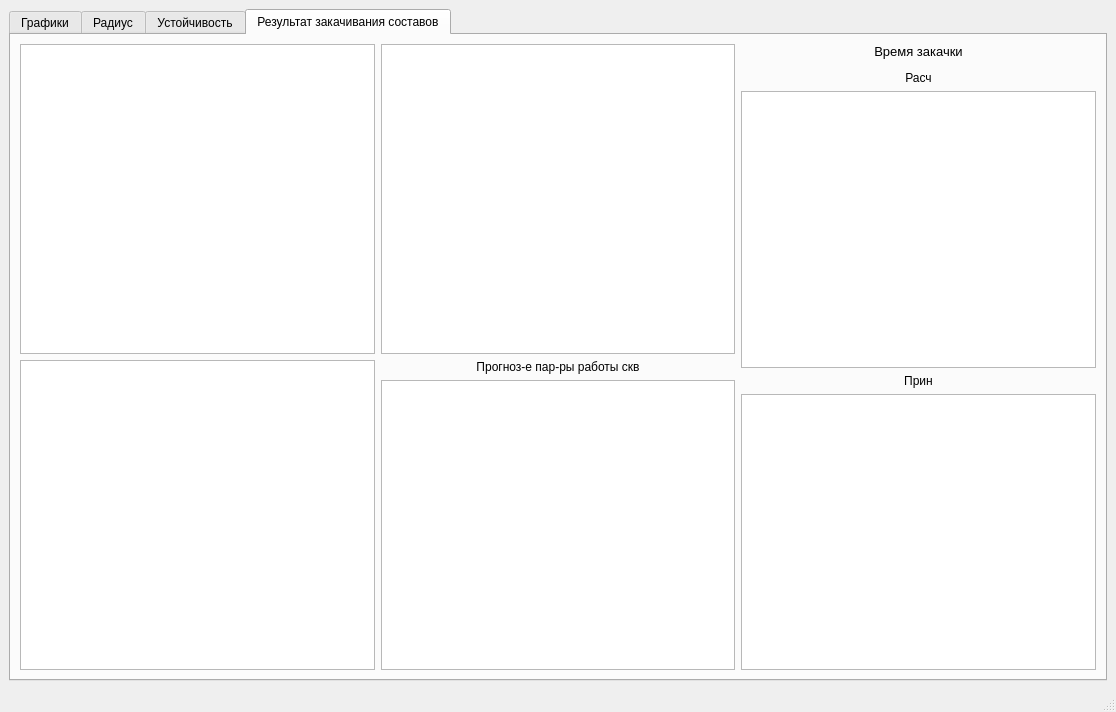
<?xml version="1.0" encoding="UTF-8"?>
<ui version="4.0">
 <class>ResultWindow</class>
 <widget class="QMainWindow" name="ResultWindow">
  <property name="geometry">
   <rect>
    <x>0</x>
    <y>0</y>
    <width>1116</width>
    <height>712</height>
   </rect>
  </property>
  <property name="windowTitle">
   <string>MainWindow</string>
  </property>
  <widget class="QWidget" name="centralwidget">
   <layout class="QVBoxLayout" name="verticalLayout">
    <item>
     <widget class="QTabWidget" name="tabs_result">
      <property name="currentIndex">
       <number>3</number>
      </property>
      <widget class="QWidget" name="tab_image">
       <attribute name="title">
        <string>Графики</string>
       </attribute>
       <layout class="QVBoxLayout" name="verticalLayout_4">
        <item>
         <widget class="QPushButton" name="btn_show_injection">
          <property name="text">
           <string>показать график закачки</string>
          </property>
         </widget>
        </item>
        <item>
         <widget class="QPushButton" name="btn_show_radius">
          <property name="text">
           <string>показать график радиуса</string>
          </property>
         </widget>
        </item>
        <item>
         <widget class="QPushButton" name="btn_show_radius_2">
          <property name="text">
           <string>показать график радиуса 2</string>
          </property>
         </widget>
        </item>
       </layout>
      </widget>
      <widget class="QWidget" name="tab_radius">
       <attribute name="title">
        <string>Радиус</string>
       </attribute>
       <layout class="QVBoxLayout" name="verticalLayout_2">
        <item>
         <widget class="QTableWidget" name="table_radius"/>
        </item>
       </layout>
      </widget>
      <widget class="QWidget" name="tab_stability">
       <attribute name="title">
        <string>Устойчивость</string>
       </attribute>
       <layout class="QVBoxLayout" name="verticalLayout_3">
        <item>
         <widget class="QTableWidget" name="table_stability"/>
        </item>
       </layout>
      </widget>
      <widget class="QWidget" name="tab_result_injection">
       <attribute name="title">
        <string>Результат закачивания составов</string>
       </attribute>
       <layout class="QGridLayout" name="gridLayout">
        <item row="0" column="1">
         <layout class="QVBoxLayout" name="verticalLayout_8">
          <item>
           <widget class="QTableWidget" name="table_screen_stability"/>
          </item>
         </layout>
        </item>
        <item row="1" column="1">
         <layout class="QVBoxLayout" name="verticalLayout_9">
          <item>
           <widget class="QLabel" name="label_4">
            <property name="text">
             <string>Прогноз-е пар-ры работы скв</string>
            </property>
            <property name="alignment">
             <set>Qt::AlignCenter</set>
            </property>
           </widget>
          </item>
          <item>
           <widget class="QTableWidget" name="table_prediction"/>
          </item>
         </layout>
        </item>
        <item row="0" column="0">
         <layout class="QVBoxLayout" name="verticalLayout_5">
          <item>
           <widget class="QTableWidget" name="table_screen_radius"/>
          </item>
         </layout>
        </item>
        <item row="1" column="0">
         <layout class="QVBoxLayout" name="verticalLayout_7">
          <item>
           <widget class="QTableWidget" name="table_volume_injection"/>
          </item>
         </layout>
        </item>
        <item row="0" column="2" rowspan="2">
         <layout class="QVBoxLayout" name="verticalLayout_10">
          <item>
           <widget class="QLabel" name="label">
            <property name="font">
             <font>
              <pointsize>10</pointsize>
             </font>
            </property>
            <property name="text">
             <string>Время закачки</string>
            </property>
            <property name="alignment">
             <set>Qt::AlignCenter</set>
            </property>
           </widget>
          </item>
          <item>
           <widget class="Line" name="line">
            <property name="orientation">
             <enum>Qt::Vertical</enum>
            </property>
           </widget>
          </item>
          <item>
           <widget class="QLabel" name="label_2">
            <property name="text">
             <string>Расч</string>
            </property>
            <property name="alignment">
             <set>Qt::AlignCenter</set>
            </property>
           </widget>
          </item>
          <item>
           <widget class="QTableWidget" name="table_time_calc"/>
          </item>
          <item>
           <widget class="QLabel" name="label_3">
            <property name="text">
             <string>Прин</string>
            </property>
            <property name="alignment">
             <set>Qt::AlignCenter</set>
            </property>
           </widget>
          </item>
          <item>
           <widget class="QTableWidget" name="table_time_prin"/>
          </item>
         </layout>
        </item>
       </layout>
      </widget>
     </widget>
    </item>
   </layout>
  </widget>
  <widget class="QMenuBar" name="menubar">
   <property name="geometry">
    <rect>
     <x>0</x>
     <y>0</y>
     <width>1116</width>
     <height>26</height>
    </rect>
   </property>
  </widget>
  <widget class="QStatusBar" name="statusbar"/>
 </widget>
 <resources/>
 <connections/>
</ui>
